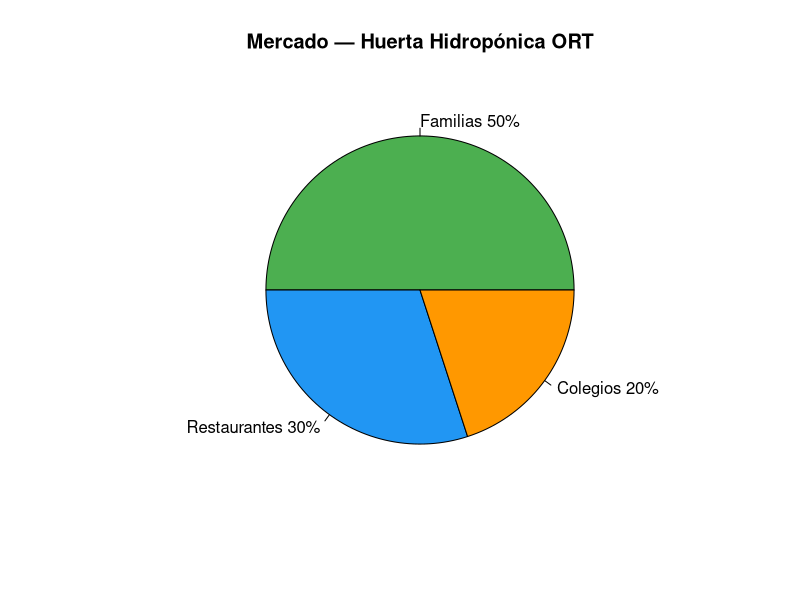

R code for this plot:
# ============================================================
#  HITO 1 · Análisis de Mercado
#  Equipo A — Huerta Hidropónica Escolar
#  Integrantes: Lucía A., Martín B., Sofia C.
# ============================================================

# -- Nuestro emprendimiento ----------------------------------
nombre <- "Huerta Hidropónica ORT"
precio_venta   <- 320   # precio por kit mensual
costo_variable <- 95    # semillas + nutrientes + packaging
costo_fijo     <- 4500  # alquiler del espacio + servicios

# -- Punto de equilibrio ------------------------------------
margen <- precio_venta - costo_variable
pe     <- ceiling(costo_fijo / margen)
cat("Punto de equilibrio:", pe, "kits/mes\n")

# -- Segmentación -------------------------------------------
segmentos <- data.frame(
  grupo      = c("Familias", "Restaurantes", "Colegios"),
  porcentaje = c(50, 30, 20)
)
pie(segmentos$porcentaje,
    labels = paste0(segmentos$grupo, " ", segmentos$porcentaje, "%"),
    col    = c("#4CAF50", "#2196F3", "#FF9800"),
    main   = paste("Mercado —", nombre))
